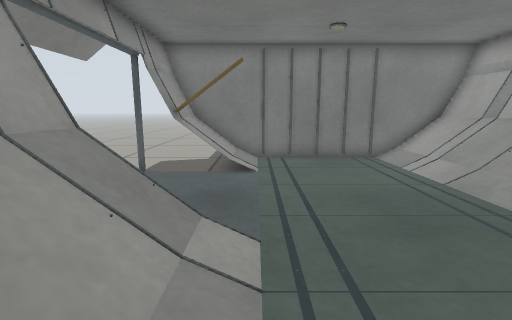
[1] (above)

13 first-person views from a walk through a Gazebo world. The camera is 0.47 m above the floor, tilts 10° down and sees 85° across. The floor is counted in squares, 0.25 m on a side. Each view is taken from the middle of a square. On the plan, view 1 faces up. The plan holds only what a view shows up to about 16 squares ahead; the rest is blank. The place goes on beyond the plan.

[2]
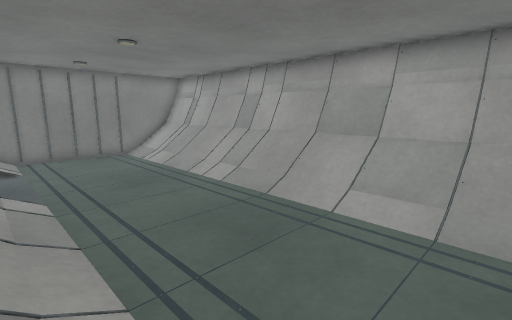

[3]
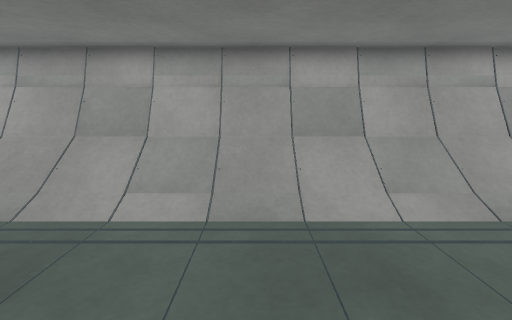

[4]
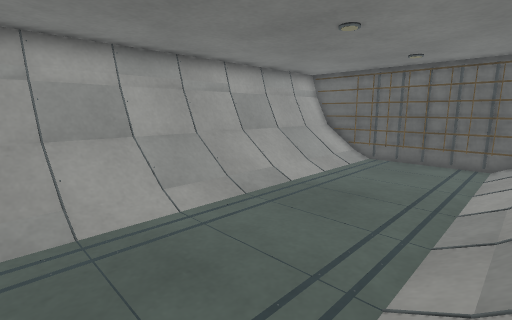

[5]
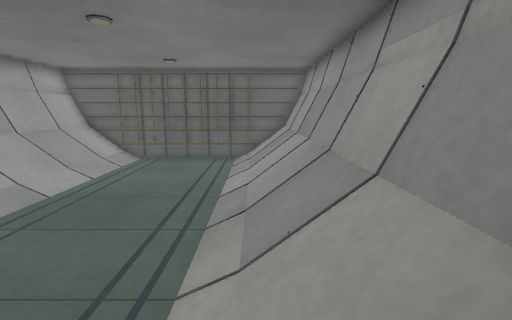

[6]
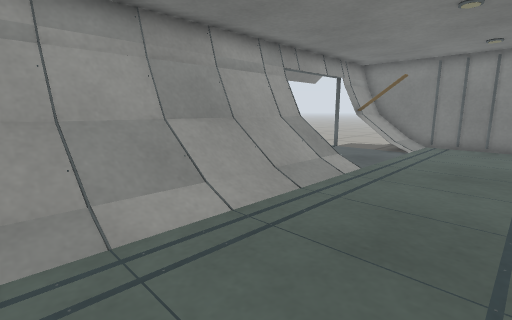

[7]
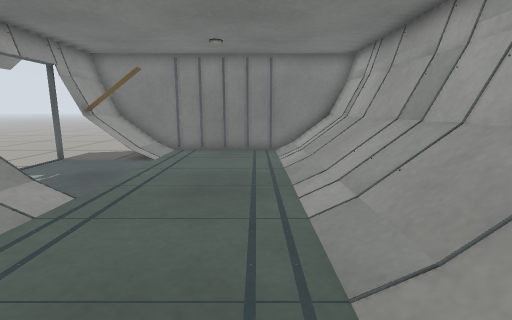

[8]
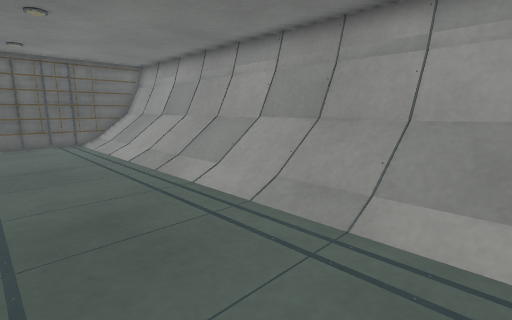

[9]
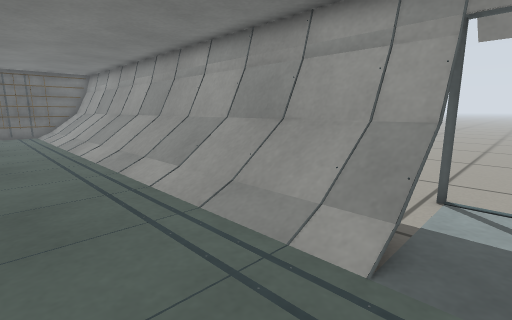

[10]
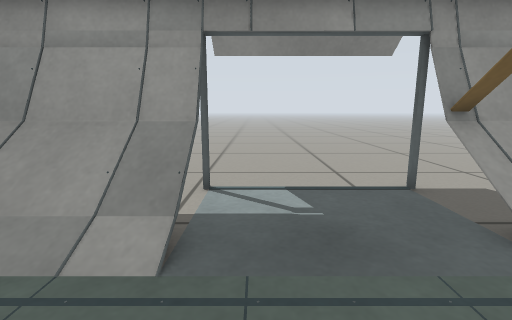

[11]
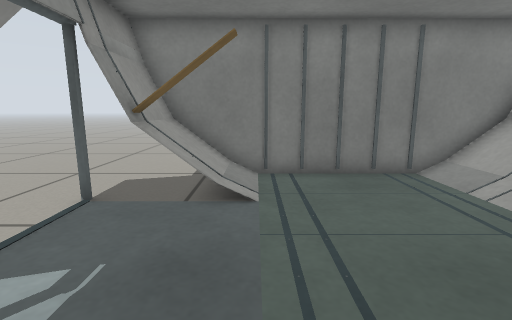

[12]
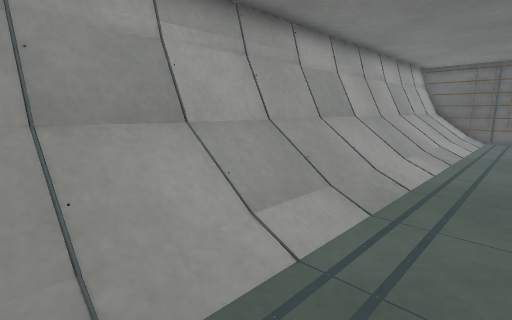

[13]
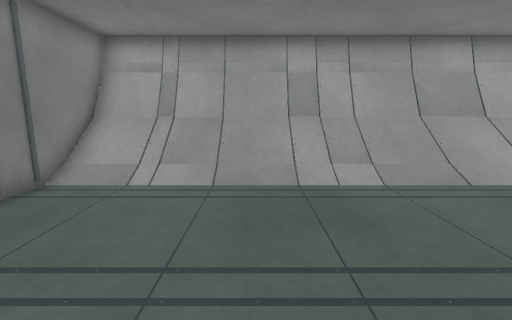

### Floor plan
Key: @ floor where view 1 was taken; # wall or solid block; x gap in a wall; . main floor; : floor 0.15 m higher than the main floor; / step, stairs or slope; = window, fence, low wall or low ledge; T thing the floor can be seen under or through.
Columns run from 6 left of view 1 to 8 right of it. Each row starts with its distance up from view 1.
 12 .....########
 11 ...T#=.....####
 10 ...T=/......:=#
  9 ...T.=......:=#
  8 . ..........:=#
  7 . ..........:=#
  6 . ..........:=#
  5 . ..........:=#
  4 ..x#==......:=#
  3 ...#==....../=#
  2    #=/....../=#
  1    #=/....../=#
  0    #=/@...../=#
 -1    #=/....../=#
 -2    #=/....../=#
 -3    #=/....../=#
 -4    #=/....../=#
 -5    #=/....../=#
 -6    #=/....../=#
 -7    #=/....../=#
 -8    #=/....../=#
 -9    #=/....../=#
-10    #=/....../=#
-11    #=/....../=#
-12    #=/....../=#
-13    #=/....../=#
-14    #=/....../=#
-15    #=/....../=#
-16    #=/....../=#
-17    #=/....../=#
-18    #=/....../=#
-19    ############

Where each view was taken, in squares from view 1:
view 1: 0 up, 0 right, facing up
view 2: 5 down, 1 left, facing up-right
view 3: 5 down, 1 left, facing right
view 4: 5 down, 1 left, facing down-right
view 5: 5 down, 1 left, facing down
view 6: 5 down, 4 right, facing up-left
view 7: 2 down, 4 right, facing up
view 8: 2 down, 4 right, facing down-left
view 9: 5 up, 3 right, facing down-left
view 10: 5 up, 3 right, facing left
view 11: 3 up, 0 right, facing up
view 12: 1 up, 3 right, facing down-right
view 13: 6 up, 2 left, facing right
